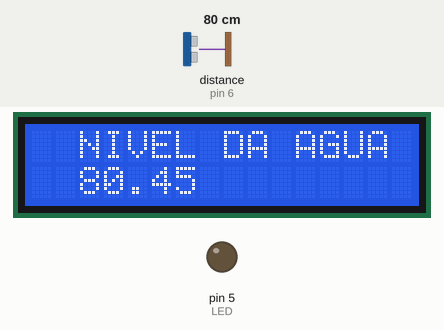
Recording of a sketch running on a simulated Arduino Uno, built with avr-gcc and run on an emulated ATmega328P. Parts: 16×2 character LCD, output pins drawn as LEDs (lit = HIGH). Wiring (inferred from the names in the program): ultrasonic range finder: trigger pin 7; echo pin 6. The test bench sets the inputs (shaded band); at power-on: distance to the obstacle (sensor on pin 6) 80 cm. The echo pulse lasts 58.3 µs per cm; pins used as bus, display or sensor lines are not drawn; what the sketch prints to the serial monitor is not drawn.

Above: at 1.2 s.
1.3 s: distance to the obstacle (sensor on pin 6) set to 12 cm
At 4.0 s:
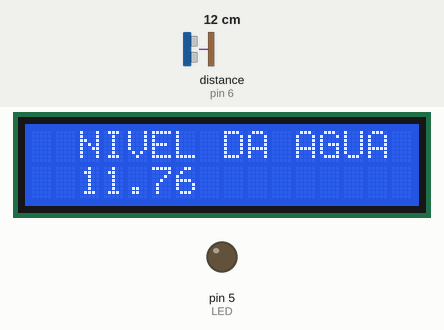
4.6 s: distance to the obstacle (sensor on pin 6) set to 9 cm
At 7.2 s:
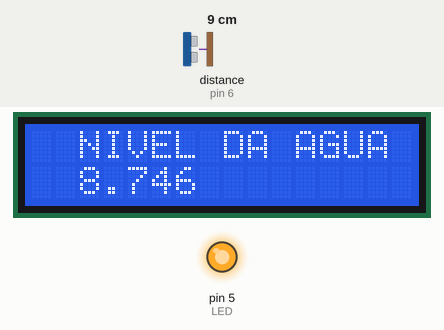
7.7 s: distance to the obstacle (sensor on pin 6) set to 2 cm
At 8.9 s:
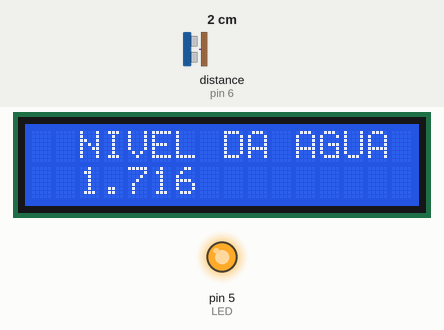
Timing chart, 0 to 10.7 s (numbered marks = the images above; inputs shaded):
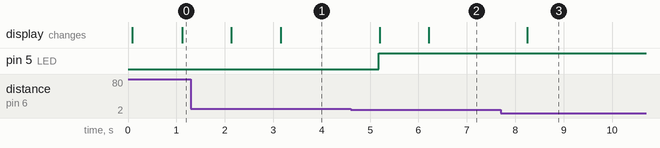

The sketch:

projeto_IOT.ino
```cpp
#include <SoftwareSerial.h>

//Programa: Display LCD 16x2 e modulo I2C
#include <LiquidCrystal_I2C.h>

#define TRIG 7
#define ECHO 6
#define LED 5

float distancia;
float distAnterior = 0.0;

//Inicializa o display no endereco 0x27
LiquidCrystal_I2C lcd(0x27, 16, 2);

void setup() {
  pinMode(TRIG, OUTPUT);
  pinMode(ECHO, INPUT);
  pinMode(LED, OUTPUT);

  lcd.init();
  lcd.clear();
  lcd.backlight();

  Serial.begin(9600);
}

void loop() {
  digitalWrite(TRIG, 1);
  delayMicroseconds(10);
  digitalWrite(TRIG, 0);

  distancia = pulseIn(ECHO, 1) / 58.0;

  if (distancia < 10) {
    digitalWrite(LED, HIGH);
  } else {
    digitalWrite(LED, LOW);
  }

  lcd.setCursor(2, 0);
  lcd.print("NIVEL DA AGUA");

  lcd.setCursor(2, 1);
  lcd.print(distancia);

  Serial.println(distancia);
  delay(1000);
}
```

Measured:
- the behaviour switches between 11 and 10 cm on distance to the obstacle (sensor on pin 6) (found by bisection; images 1 and 2)
- after the input at 1.3 s, the display: first changes after 0.84 s (image 1 shows a later state)
- after the input at 4.6 s, pin 5 (LED): LOW → HIGH after 0.58 s; the display: first changes after 0.60 s (image 2 shows a later state)
- after the input at 7.7 s, the display: changes after 0.55 s (image 3)
